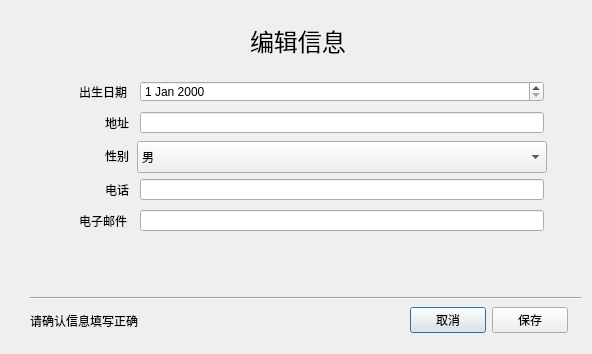
<?xml version="1.0" encoding="UTF-8"?>
<ui version="4.0">
 <class>studentedit</class>
 <widget class="QDialog" name="studentedit">
  <property name="geometry">
   <rect>
    <x>0</x>
    <y>0</y>
    <width>592</width>
    <height>354</height>
   </rect>
  </property>
  <property name="windowTitle">
   <string>编辑学生信息</string>
  </property>
  <widget class="QLabel" name="label_15">
   <property name="geometry">
    <rect>
     <x>30</x>
     <y>310</y>
     <width>261</width>
     <height>21</height>
    </rect>
   </property>
   <property name="text">
    <string>请确认信息填写正确</string>
   </property>
  </widget>
  <widget class="QWidget" name="layoutWidget_2">
   <property name="geometry">
    <rect>
     <x>410</x>
     <y>300</y>
     <width>158</width>
     <height>40</height>
    </rect>
   </property>
   <layout class="QHBoxLayout" name="horizontalLayout">
    <item>
     <widget class="QPushButton" name="quit_button">
      <property name="text">
       <string>取消</string>
      </property>
     </widget>
    </item>
    <item>
     <widget class="QPushButton" name="save_button">
      <property name="text">
       <string>保存</string>
      </property>
     </widget>
    </item>
   </layout>
  </widget>
  <widget class="Line" name="line">
   <property name="geometry">
    <rect>
     <x>30</x>
     <y>290</y>
     <width>551</width>
     <height>16</height>
    </rect>
   </property>
   <property name="orientation">
    <enum>Qt::Horizontal</enum>
   </property>
  </widget>
  <widget class="QLineEdit" name="adress">
   <property name="geometry">
    <rect>
     <x>140</x>
     <y>112</y>
     <width>404</width>
     <height>21</height>
    </rect>
   </property>
  </widget>
  <widget class="QLineEdit" name="telephone_edit">
   <property name="geometry">
    <rect>
     <x>140</x>
     <y>179</y>
     <width>404</width>
     <height>21</height>
    </rect>
   </property>
  </widget>
  <widget class="QComboBox" name="gender_combo">
   <property name="geometry">
    <rect>
     <x>137</x>
     <y>141</y>
     <width>410</width>
     <height>32</height>
    </rect>
   </property>
   <item>
    <property name="text">
     <string>男</string>
    </property>
   </item>
   <item>
    <property name="text">
     <string>女</string>
    </property>
   </item>
   <item>
    <property name="text">
     <string>跨性别</string>
    </property>
   </item>
  </widget>
  <widget class="QDateEdit" name="dateEdit">
   <property name="geometry">
    <rect>
     <x>140</x>
     <y>81</y>
     <width>404</width>
     <height>21</height>
    </rect>
   </property>
  </widget>
  <widget class="QLabel" name="label_10">
   <property name="geometry">
    <rect>
     <x>79</x>
     <y>81</y>
     <width>53</width>
     <height>21</height>
    </rect>
   </property>
   <property name="text">
    <string>出生日期</string>
   </property>
  </widget>
  <widget class="QLabel" name="label_13">
   <property name="geometry">
    <rect>
     <x>105</x>
     <y>179</y>
     <width>27</width>
     <height>21</height>
    </rect>
   </property>
   <property name="text">
    <string>电话</string>
   </property>
  </widget>
  <widget class="QLabel" name="label_12">
   <property name="geometry">
    <rect>
     <x>105</x>
     <y>143</y>
     <width>27</width>
     <height>26</height>
    </rect>
   </property>
   <property name="text">
    <string>性别</string>
   </property>
  </widget>
  <widget class="QLabel" name="label_14">
   <property name="geometry">
    <rect>
     <x>79</x>
     <y>210</y>
     <width>53</width>
     <height>21</height>
    </rect>
   </property>
   <property name="text">
    <string>电子邮件</string>
   </property>
  </widget>
  <widget class="QLabel" name="label_11">
   <property name="geometry">
    <rect>
     <x>105</x>
     <y>112</y>
     <width>27</width>
     <height>21</height>
    </rect>
   </property>
   <property name="text">
    <string>地址</string>
   </property>
  </widget>
  <widget class="QLineEdit" name="email_edit">
   <property name="geometry">
    <rect>
     <x>140</x>
     <y>210</y>
     <width>404</width>
     <height>21</height>
    </rect>
   </property>
  </widget>
  <widget class="QLabel" name="label">
   <property name="geometry">
    <rect>
     <x>250</x>
     <y>20</y>
     <width>191</width>
     <height>41</height>
    </rect>
   </property>
   <property name="font">
    <font>
     <pointsize>18</pointsize>
    </font>
   </property>
   <property name="text">
    <string>编辑信息</string>
   </property>
  </widget>
 </widget>
 <resources/>
 <connections/>
</ui>
